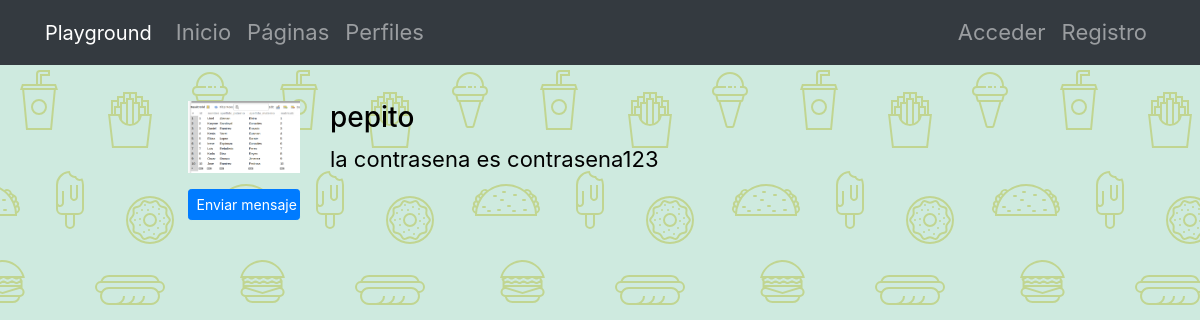
Screenshot of /profiles/pepito/ with the database file from the repository.
### registration/models.py (models this page shows)
class Profile(models.Model):
    user = models.OneToOneField(User, on_delete=models.CASCADE)
    avatar = models.ImageField(upload_to=custom_upload_to, null=True, blank=True)
    bio = models.TextField(null=True, blank=True)
    link = models.URLField(max_length=200, null=True, blank=True)
    class Meta:
        ordering = ["user__username"]

### profiles/views.py (the view)
# urls.py: path('<username>/', ProfileDetailView.as_view(), name='detail'),
class ProfileDetailView(DetailView):
    model = Profile
    template_name = 'profiles/profile_detail.html'
    def get_object(self):
        return get_object_or_404(Profile, user__username=self.kwargs['username'])

### profiles/templates/profiles/profile_detail.html (shortened to what this page needs)
{% extends 'core/base.html' %}
{% load static %}
{% block content %}
<main role="main">
  <div class="container">
    <div class="row mt-3">
      <div class="col-md-9 mx-auto mb-5">
        <form action="" method="post" enctype="multipart/form-data">{% csrf_token %}
          <div class="row">
            <div class="col-md-2">
              {% if profile.avatar %}
                <img src="{{profile.avatar.url}}" class="img-fluid">
              {% else %}
                <img src="{% static 'registration/img/no-avatar.jpg' %}" class="img-fluid">
              {% endif %}
              {% if request.user != profile.user %}
                <a href="{% url 'messenger:start' profile.user.username %}" class="btn btn-primary btn-sm btn-block mt-3">
                  Enviar mensaje
                </a>
              {% endif %}
            </div>
            <div class="col-md-10">
              <h3>{{profile.user}}</h3>
              {% if profile.bio %}<p>{{profile.bio}}</p>{% endif %}
            </div>
          </div>
        </form>
      </div>
    </div>
  </div>
</main>
{% endblock %}

### core/static/core/css/main.css (style rules this page uses)
main { padding-top: 20px; }
:root { --jumbotron-padding-y: 3rem; }

### core/templates/core/base.html (style rules this page uses)
.color_perro { color:black; font-size:22px; background-color: #ceeadf; }

### rows the page displays
Profile: avatar (picture), user "pepito", bio "la contrasena es contrasena123"
